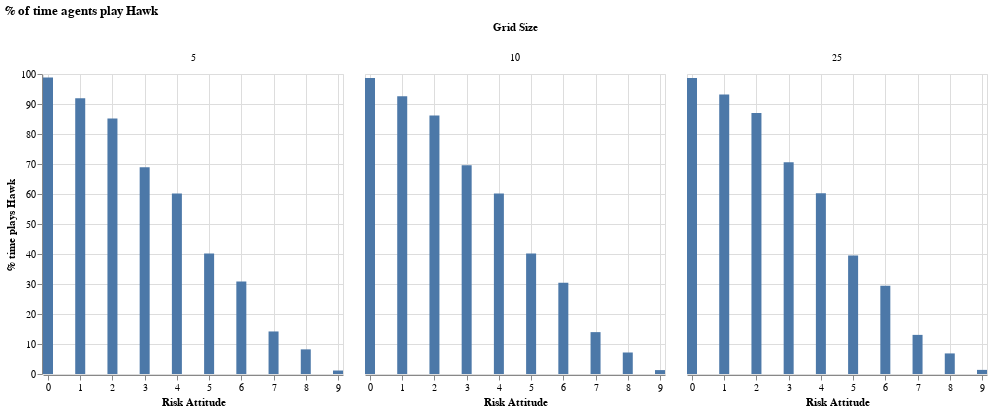

Notebook source saved alongside this figure:
### Markdown cell above
#### Grid size

### Code cell
hawk_by_gridsize_riskattitude = (
    agent_df_params.group_by("grid_size", "risk_attitude")
         .agg(n_plays=pl.col("played_hawk").count(), n_plays_hawk=pl.col("played_hawk").sum())
    .with_columns(
        pct_plays_hawk=pl.col("n_plays_hawk").truediv(pl.col("n_plays")).mul(100)
    )
)

alt.Chart(hawk_by_gridsize_riskattitude).mark_bar(width=10).encode(
    x=alt.X("risk_attitude", title="Risk Attitude").scale(domain=[0, 9]),                                                          
    y=alt.Y("pct_plays_hawk", title="% time plays Hawk")
).facet(column=alt.Column("grid_size", title="Grid Size")).properties(title="% of time agents play Hawk")

### Figure 1 — Vega-Lite specification as saved in the notebook (floating-point values rounded to 4 significant figures)
{"config": {"view": {"continuousWidth": 300, "continuousHeight": 300}}, "data": {"name": "data-a80a50bab8e4be75a5000f3c8a225dfe"}, "facet": {"column": {"field": "grid_size", "title": "Grid Size", "type": "quantitative"}}, "spec": {"mark": {"type": "bar", "width": 10}, "encoding": {"x": {"field": "risk_attitude", "scale": {"domain": [0, 9]}, "title": "Risk Attitude", "type": "quantitative"}, "y": {"field": "pct_plays_hawk", "title": "% time plays Hawk", "type": "quantitative"}}}, "title": "% of time agents play Hawk", "$schema": "https://vega.github.io/schema/vega-lite/v5.20.1.json", "datasets": {"data-a80a50bab8e4be75a5000f3c8a225dfe": [{"grid_size": 5, "risk_attitude": 2, "n_plays": 480195, "n_plays_hawk": 408800, "pct_plays_hawk": 85.13}, {"grid_size": 25, "risk_attitude": 9, "n_plays": 10838570, "n_plays_hawk": 148817, "pct_plays_hawk": 1.373}, {"grid_size": 10, "risk_attitude": 8, "n_plays": 1783946, "n_plays_hawk": 127867, "pct_plays_hawk": 7.168}, {"grid_size": 5, "risk_attitude": 3, "n_plays": 561756, "n_plays_hawk": 387243, "pct_plays_hawk": 68.93}, {"grid_size": 5, "risk_attitude": 4, "n_plays": 645941, "n_plays_hawk": 388854, "pct_plays_hawk": 60.2}, {"grid_size": 25, "risk_attitude": 7, "n_plays": 10720043, "n_plays_hawk": 1397701, "pct_plays_hawk": 13.04}, {"grid_size": 10, "risk_attitude": 6, "n_plays": 2236290, "n_plays_hawk": 679322, "pct_plays_hawk": 30.38}, {"grid_size": 5, "risk_attitude": 0, "n_plays": 524057, "n_plays_hawk": 517958, "pct_plays_hawk": 98.84}, {"grid_size": 10, "risk_attitude": 1, "n_plays": 1777074, "n_plays_hawk": 1645750, "pct_plays_hawk": 92.61}, {"grid_size": 10, "risk_attitude": 0, "n_plays": 1820687, "n_plays_hawk": 1796727, "pct_plays_hawk": 98.68}, {"grid_size": 10, "risk_attitude": 2, "n_plays": 1854737, "n_plays_hawk": 1597451, "pct_plays_hawk": 86.13}, {"grid_size": 10, "risk_attitude": 7, "n_plays": 1863558, "n_plays_hawk": 260123, "pct_plays_hawk": 13.96}, {"grid_size": 10, "risk_attitude": 4, "n_plays": 2591215, "n_plays_hawk": 1558380, "pct_plays_hawk": 60.14}, {"grid_size": 10, "risk_attitude": 3, "n_plays": 2216314, "n_plays_hawk": 1541776, "pct_plays_hawk": 69.56}, {"grid_size": 10, "risk_attitude": 9, "n_plays": 1815474, "n_plays_hawk": 23614, "pct_plays_hawk": 1.301}, {"grid_size": 25, "risk_attitude": 5, "n_plays": 14335975, "n_plays_hawk": 5665842, "pct_plays_hawk": 39.52}, {"grid_size": 25, "risk_attitude": 4, "n_plays": 14330094, "n_plays_hawk": 8636665, "pct_plays_hawk": 60.27}, {"grid_size": 25, "risk_attitude": 2, "n_plays": 10763867, "n_plays_hawk": 9364853, "pct_plays_hawk": 87.0}, {"grid_size": 5, "risk_attitude": 7, "n_plays": 474418, "n_plays_hawk": 67270, "pct_plays_hawk": 14.18}, {"grid_size": 5, "risk_attitude": 1, "n_plays": 470218, "n_plays_hawk": 432035, "pct_plays_hawk": 91.88}, {"grid_size": 25, "risk_attitude": 6, "n_plays": 12419913, "n_plays_hawk": 3656317, "pct_plays_hawk": 29.44}, {"grid_size": 5, "risk_attitude": 5, "n_plays": 648517, "n_plays_hawk": 260278, "pct_plays_hawk": 40.13}, {"grid_size": 25, "risk_attitude": 1, "n_plays": 10478749, "n_plays_hawk": 9760442, "pct_plays_hawk": 93.15}, {"grid_size": 25, "risk_attitude": 8, "n_plays": 10446586, "n_plays_hawk": 716473, "pct_plays_hawk": 6.858}, {"grid_size": 5, "risk_attitude": 9, "n_plays": 492701, "n_plays_hawk": 5728, "pct_plays_hawk": 1.163}, {"grid_size": 5, "risk_attitude": 8, "n_plays": 461869, "n_plays_hawk": 37933, "pct_plays_hawk": 8.213}, {"grid_size": 5, "risk_attitude": 6, "n_plays": 553353, "n_plays_hawk": 170633, "pct_plays_hawk": 30.84}, {"grid_size": 25, "risk_attitude": 0, "n_plays": 10936067, "n_plays_hawk": 10786805, "pct_plays_hawk": 98.64}, {"grid_size": 25, "risk_attitude": 3, "n_plays": 12420761, "n_plays_hawk": 8764745, "pct_plays_hawk": 70.57}, {"grid_size": 10, "risk_attitude": 5, "n_plays": 2620805, "n_plays_hawk": 1053566, "pct_plays_hawk": 40.2}]}}
